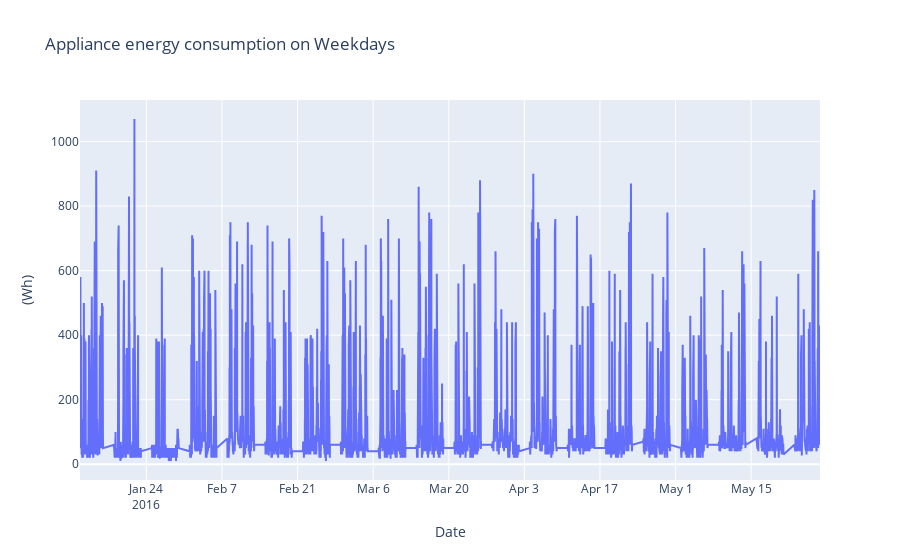

The code cell stored with this chart in its notebook:
### Markdown cell above
There are 14263 weekdays in the dataset.

### Code cell
temp_weekday = df[df['Weekday'] == 1]

# checking relationship of weekdays with Appliance energy consumption
vis = go.Scatter(x=temp_weekday['date'], mode='lines', y=temp_weekday['Appliances'])
layout = go.Layout(title= 'Appliance energy consumption on Weekdays', xaxis=dict(title='Date'), yaxis=dict(title='(Wh)'))
fig = go.Figure(data=vis, layout=layout)
iplot(fig)

### Figure 1 — Plotly figure (JSON) as saved in the notebook; plotly's stock layout.template omitted (floating-point values rounded to 4 significant figures; data arrays with more than 128 entries replaced by an {"elided": "..."} marker saying what was removed)
{"data": [{"mode": "lines", "type": "scatter", "x": {"elided": "14263 str values"}, "y": {"elided": "14263 int values"}}], "layout": {"title": {"text": "Appliance energy consumption on Weekdays"}, "xaxis": {"title": {"text": "Date"}}, "yaxis": {"title": {"text": "(Wh)"}}}}
